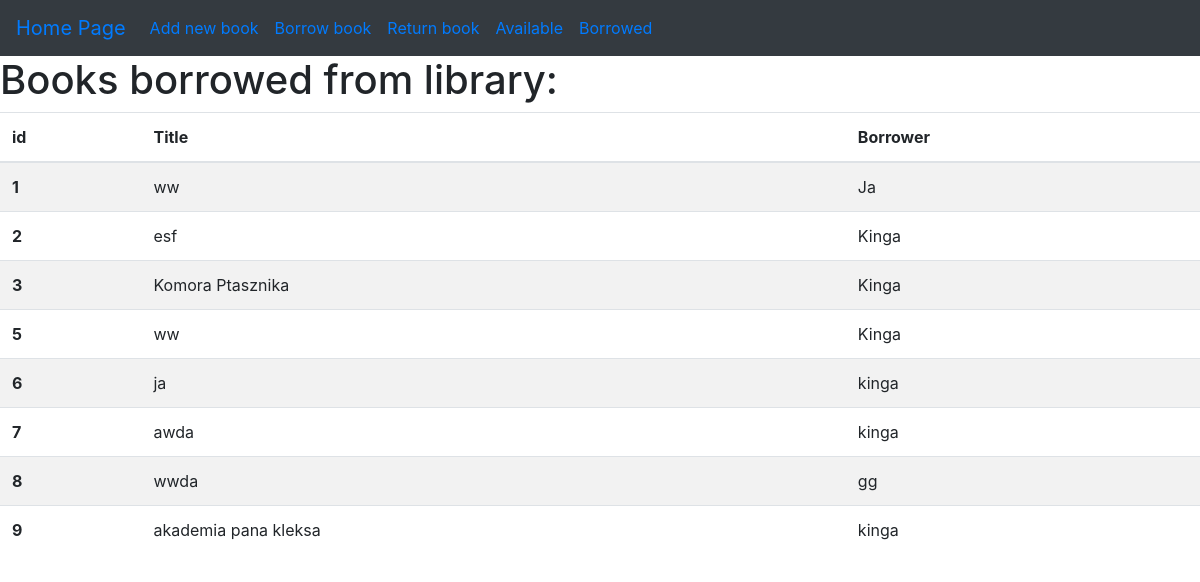
The app's page /bo with its own data.
### main.py (models this page shows, shortened)
class Borrowed_books(db.Model):
  id = db.Column("id", db.Integer, primary_key=True)
  title = db.Column(db.String(100), nullable=False)
  author = db.Column(db.String(100), nullable=False)
  year = db.Column(db.Integer, nullable=False)
  surname = db.Column(db.String(100), nullable=False)

### main.py (the view)
@app.route('/bo')
def borrowed():
  return render_template("borrowed.html", values=Borrowed_books.query.all())

### templates/borrowed.html (shortened to what this page needs)
{% extends "base.html" %}
{% block content %}
<h1>Books borrowed from library:</h1>
<table class="table table-striped">
   <thead>
    <tr>
      <th scope="col">id</th>
      <th scope="col">Title</th>
      <th scope="col">Borrower</th>
    </tr>
  </thead>
  <tbody>
  {% for item in values %}
    <tr>
      <th scope="row">{{item.id}}</th>
      <td>{{item.title}}</td>
      <td>{{item.surname}}</td>
    </tr>
  {% endfor %}
     </tbody>
  </table>
{% endblock %}

### templates/base.html (shortened to what this page needs)
<!DOCTYPE html>
<html lang="en">
<head>
  <link rel="stylesheet"       href="https://cdn.jsdelivr.net/npm/bootstrap@4.3.1/dist/css/bootstrap.min.css">
</head>
<body>
  <nav class="navbar navbar-expand-lg navbar-dar bg-dark">
  <a class="navbar-brand" href="/">Home Page</a>
  <div class="collapse navbar-collapse" id="navbarNavDropdown">
    <ul class="navbar-nav">
      <li class="nav-item active">
        <a class="nav-link" href="/add">Add new book <span class="sr-only">(current)</span></a>
      </li>
      <li class="nav-item">
        <a class="nav-link" href="/borrow">Borrow book</a>
      </li>
      <li class="nav-item">
        <a class="nav-link" href="/return">Return book</a>
      </li>
      <li class="nav-item">
        <a class="nav-link" href="/av">Available</a>
      </li>
      <li class="nav-item">
        <a class="nav-link" href="/bo">Borrowed</a>
      </li>
    </ul>
  </div>
</nav>
  {% block content %}
  {% endblock %}
</body>
</html>

### records on screen
Borrowed_books: id "1", title "ww", surname "Ja"
Borrowed_books: id "2", title "esf", surname "Kinga"
Borrowed_books: id "3", title "Komora Ptasznika", surname "Kinga"
Borrowed_books: id "5", title "ww", surname "Kinga"
Borrowed_books: id "6", title "ja", surname "kinga"
Borrowed_books: id "7", title "awda", surname "kinga"
Borrowed_books: id "8", title "wwda", surname "gg"
Borrowed_books: id "9", title "akademia pana kleksa", surname "kinga"
